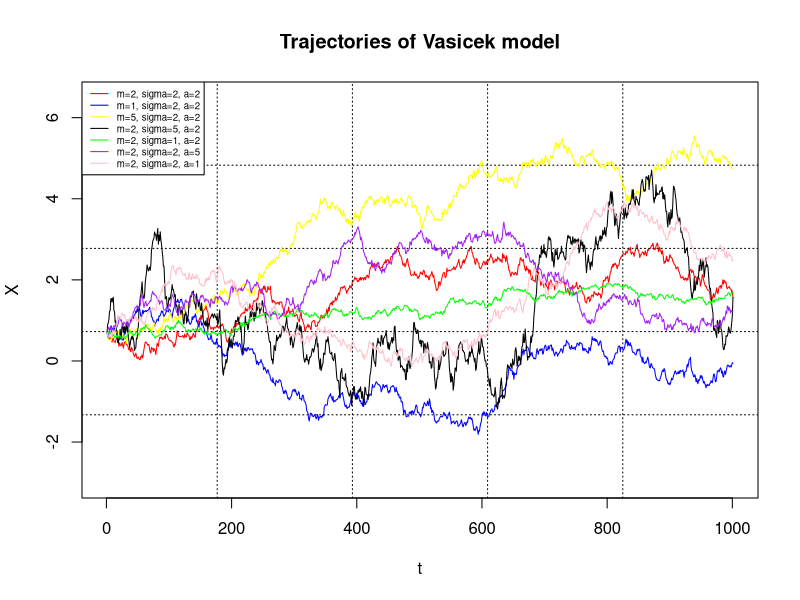

The R script that drew this image:
## ---- chunk 1
library(ggplot2)

set.seed(444)

N <- 1000
T <- 1
x <- 0.7
dt <- 1 / N

Vasicek_function <- function(m, sigma, a){
  dX <- numeric ( N +1)
  dX[1] <- x
  Z <- rnorm ( N, 0, 1 )
  for ( i in 1: N )
    dX [i +1] <- dX [ i ] + a*(m -  dX [ i ]) * dt + sigma * sqrt ( dt ) * Z [ i ]
  dX <- ts (dX , start =0 , deltat =1 / N )
  return(dX)
}

V<-matrix(0,7,N+1)
m<-c(2,1,5,2,2,2,2)
sigma<-c(2,2,2,5,1,2,2)
a<-c(2,2,2,2,2,5,1)

for (i in 1:nrow(V)){
  V[i,]<-Vasicek_function(m[i],sigma[i],a[i])
}

color<-c("red","blue","yellow","black","green","purple","pink")

plot(V[1,], main= "Trajectories of Vasicek model",
     col="red", ylim=c(-3,6.5), xlab="t", ylab="X",type = "l")
grid(5,5,col="black")

for (i in 2:nrow(V)){
lines(V[i,], col= color[i])
}

legend("topleft",
       c("m=2, sigma=2, a=2","m=1, sigma=2, a=2","m=5, sigma=2, a=2",
         "m=2, sigma=5, a=2","m=2, sigma=1, a=2","m=2, sigma=2, a=5","m=2, sigma=2, a=1"),
       col=c("red","blue","yellow","black",
               "green","purple","pink"),
       lty=c(1,1),
       cex=0.58)

